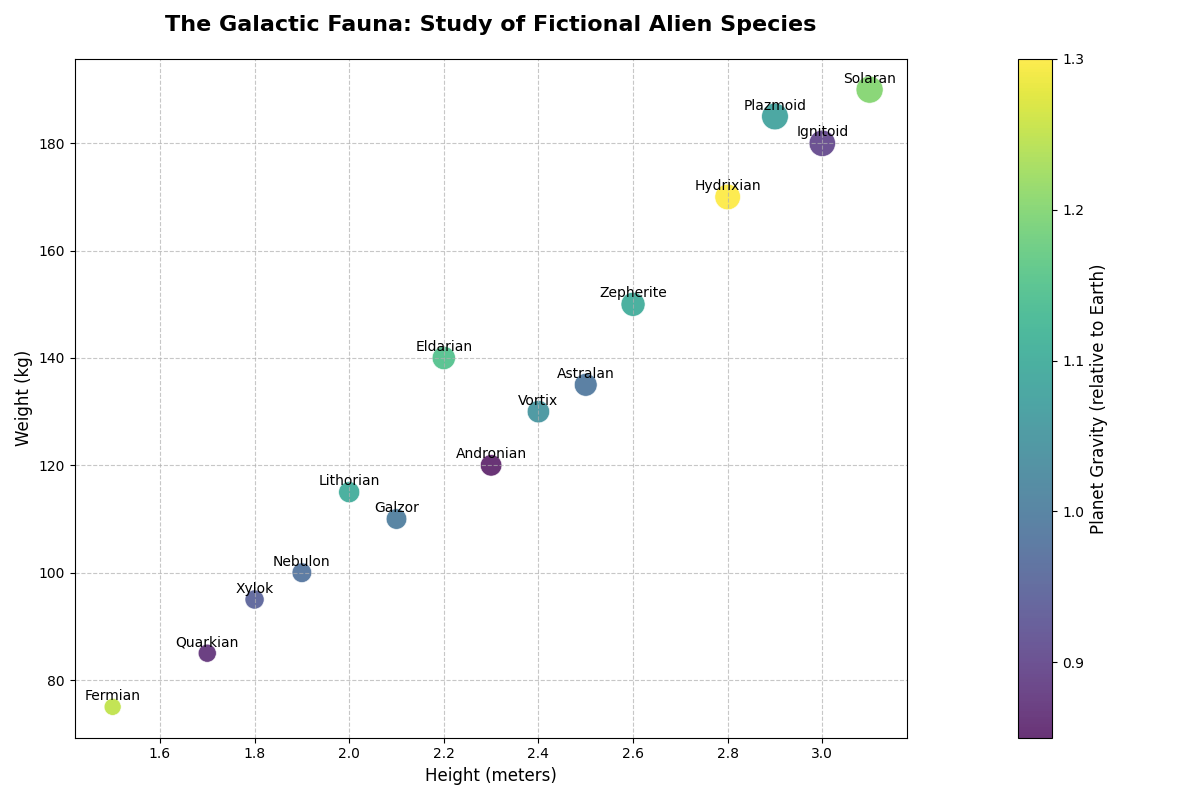

Recreate this plot in Python.
import matplotlib.pyplot as plt
import numpy as np

# Data
species = ["Andronian", "Xylok", "Zepherite", "Fermian", "Galzor", 
           "Ignitoid", "Hydrixian", "Eldarian", "Nebulon", "Vortix",
           "Lithorian", "Plazmoid", "Quarkian", "Solaran", "Astralan"]

# Heights (in meters)
heights = np.array([2.3, 1.8, 2.6, 1.5, 2.1, 3.0, 2.8, 2.2, 1.9, 2.4,
                    2.0, 2.9, 1.7, 3.1, 2.5])

# Weights (in kilograms)
weights = np.array([120, 95, 150, 75, 110, 180, 170, 140, 100, 130,
                    115, 185, 85, 190, 135])

# Planet Gravities (relative to Earth's gravity)
gravities = np.array([0.85, 0.95, 1.1, 1.25, 1.0, 0.9, 1.3, 1.15, 0.98, 1.05,
                      1.1, 1.08, 0.87, 1.2, 0.99])

# Bubble sizes (scaled by weight for visual emphasis)
bubble_sizes = weights * 2

# Colors based on gravity
colors = gravities

# Plotting
fig, ax = plt.subplots(figsize=(12, 8))

# Scatter plot
scatter = ax.scatter(heights, weights, s=bubble_sizes, c=colors, cmap='viridis', alpha=0.8, edgecolors='w', linewidth=0.5)

# Setting up title and labels
ax.set_title("The Galactic Fauna: Study of Fictional Alien Species", fontsize=16, fontweight='bold', pad=20)
ax.set_xlabel("Height (meters)", fontsize=12)
ax.set_ylabel("Weight (kg)", fontsize=12)

# Annotate each point with the species name
for i, species_name in enumerate(species):
    ax.annotate(species_name, (heights[i], weights[i]), fontsize=10, 
                textcoords="offset points", xytext=(0,5), ha='center')

# Color bar to reflect gravities
cbar = plt.colorbar(scatter, ax=ax, pad=0.1)
cbar.set_label('Planet Gravity (relative to Earth)', fontsize=12)

# Grid for readability
ax.grid(True, linestyle='--', alpha=0.7)

# Automatically adjust layout to prevent overlap
plt.tight_layout()

# Display the plot
plt.show()
